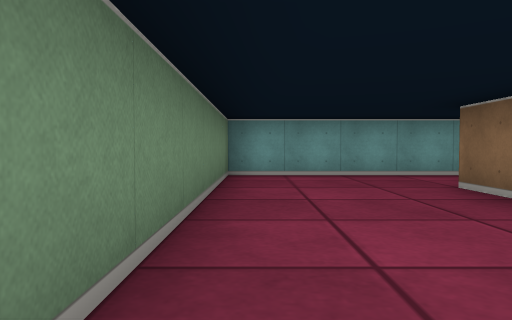
View 1 (above)

16 first-person views from a walk through a cub3D ray-caster map. The camera is about half as high as the walls, tilts 2° down and sees 70° across. The floor is counted in squares. Each view is taken from the middle of a square. On the plan, view 1 faces up. The plan holds only what a view shows up to about 9 squares ahead; the rest is blank.

View 2
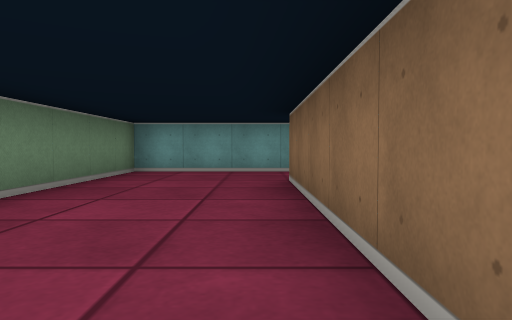

View 3
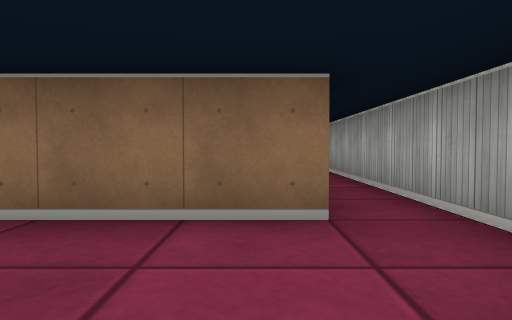

View 4
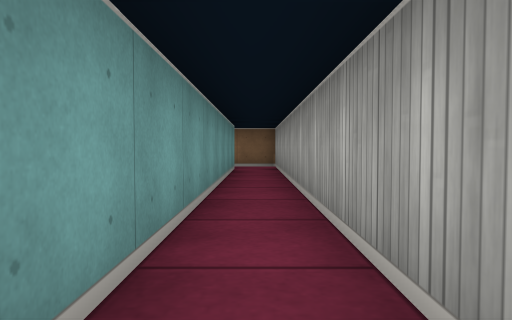

View 5
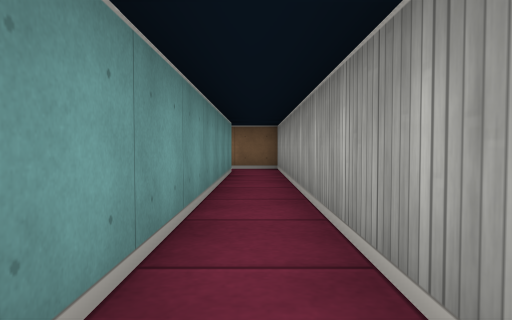

View 6
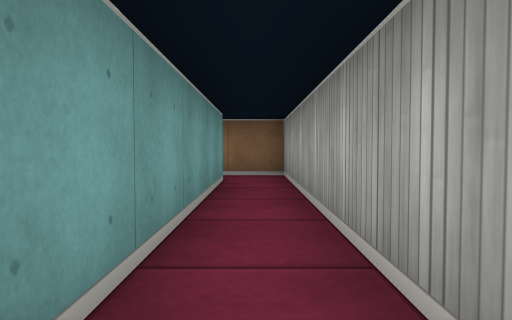

View 7
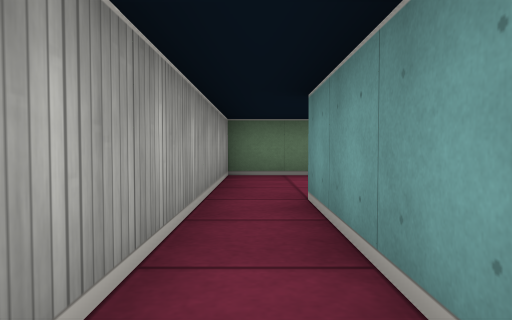

View 8
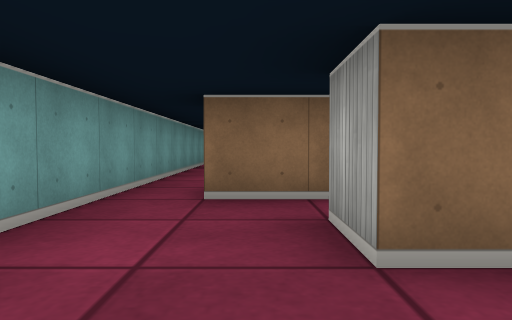

View 9
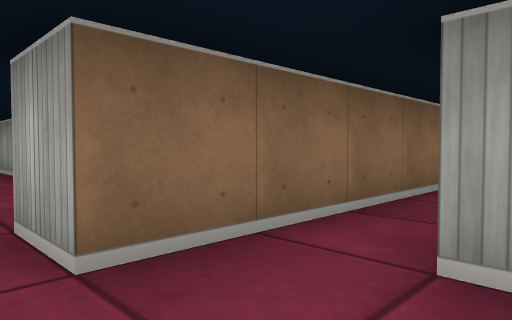

View 10
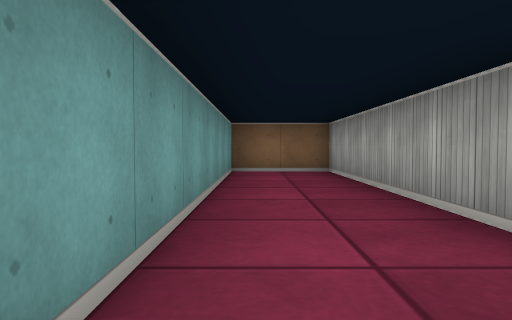

View 11
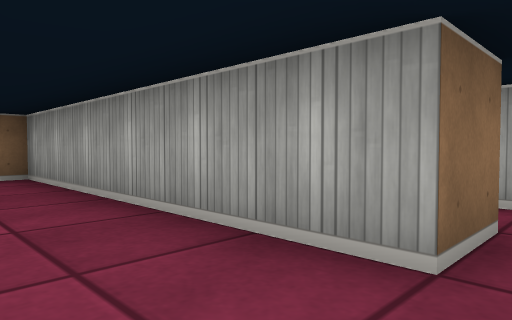

View 12
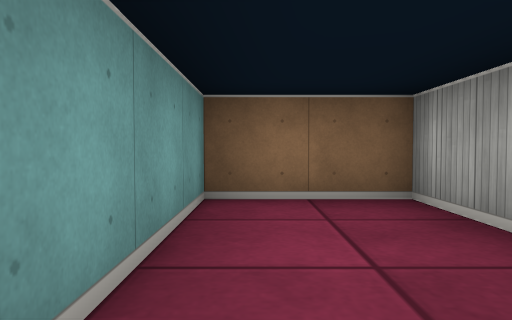

View 13
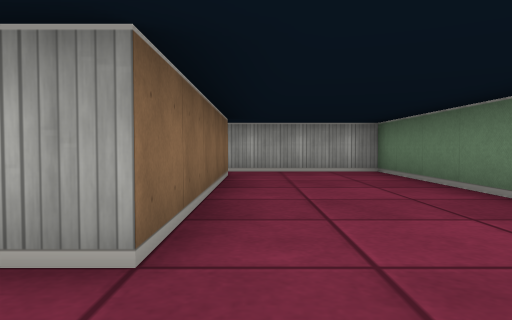

View 14
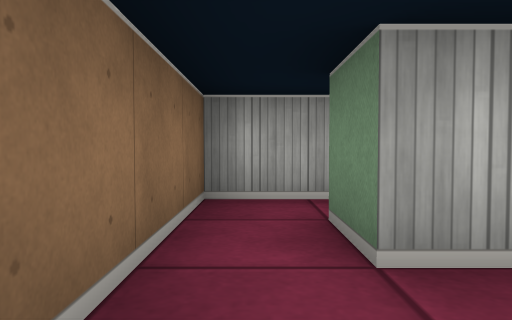

View 15
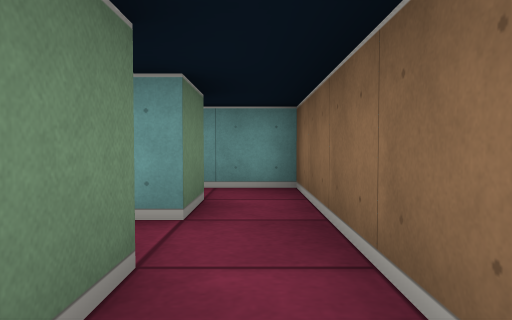

View 16
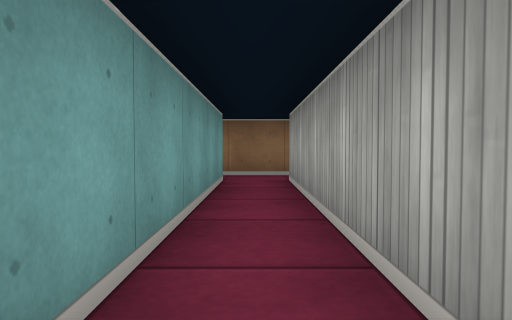

### Floor plan
Points are (right, up) in squares from view 1. A wall is a line through its corners. A room is listed if a view was taken in it or the views show most of it. See-through windows are left out.
Room 1 (views 1, 2, 3, 4, 5, 6, 7, 8, 9, 13, 15)
walls: (3.5, 6.5) (-0.5, 6.5) (-0.5, -1.5) (12.5, -1.5) (12.5, 0.5); (11.5, 0.5) (11.5, -0.5) (2.5, -0.5) (2.5, 4.5) (3.5, 4.5)
ways out: opening at (3, 5.5) to room 2; opening at (12, 0) to room 4
Room 2 (view 10)
walls: (4.5, 1.4) (4.5, 5.5) (5.5, 5.5); (5.5, 6.5) (3.5, 6.5)
ways out: opening at (3, 5.5) to room 1; opening at (5, 6) to room 3
Room 3 (views 11, 12)
walls: (6.5, 4.5) (12.5, 4.5) (12.5, 6.5) (5.5, 6.5)
ways out: opening at (5, 6) to room 2; opening at (6, 4) to room 5
Room 4 (views 14, 16)
walls: (6.6, 0.5) (11.5, 0.5); (11.5, 2.5) (11.5, 1.5) (6.6, 1.5); (12.5, 0.5) (12.5, 2.5)
ways out: opening at (12, 0) to room 1; opening at (12, 2) to room 5
Room 5 (no view inside)
walls: (6.5, 3.4) (6.5, 4.5); (12.5, 2.5) (12.5, 3.5) (11.2, 3.5)
ways out: opening at (6, 4) to room 3; opening at (12, 2) to room 4

Where each view was taken, in squares from view 1:
view 1: 0 up, 0 right, facing up
view 2: 1 down, 2 right, facing up
view 3: 0 up, 0 right, facing right
view 4: 1 down, 3 right, facing right
view 5: 1 down, 4 right, facing right
view 6: 1 down, 6 right, facing right
view 7: 1 down, 6 right, facing left
view 8: 5 up, 1 right, facing right
view 9: 6 up, 3 right, facing down-right
view 10: 6 up, 5 right, facing right
view 11: 6 up, 6 right, facing down-right
view 12: 6 up, 9 right, facing right
view 13: 6 up, 2 right, facing down
view 14: 2 up, 12 right, facing down
view 15: 1 down, 12 right, facing up
view 16: 1 up, 6 right, facing right
